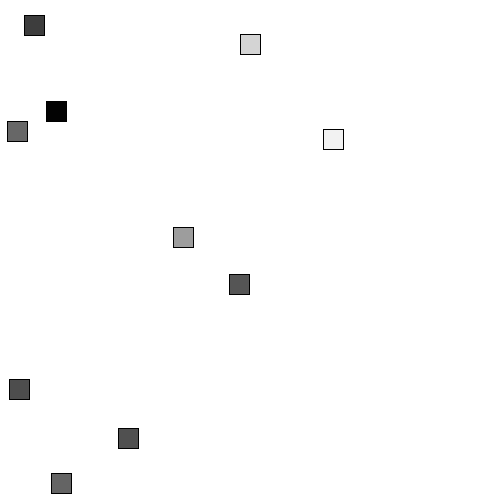
Frame 1 (no input)
Frame 60 (the mouse pressed at the canvas centre just before this capture): identical to frame 1, image omitted
Frame 120 (the mouse held since frame 60 and released just before this capture): identical to frame 1, image omitted

The Processing sketch that drew this single still picture (run headless with seeded random() and noise(); from frame 60 on, the mouse is pressed at the canvas centre):

// Processing sketch: Draggable
// ── Draggable.pde
Tile[] ta = new Tile[10];

void setup() {
  size(500, 500);

  for (int i = 0; i < 10; i = i + 1) {
    ta[i] = new Tile();
  }
}

void draw() {
  background(255);

  for (int i = 0; i < 10; i = i + 1) {
    ta[i].draw();
  }

  if (mousePressed) {
    for (int i = 0; i < 10; i = i + 1) {
      ta[i].mousePressed();
    }
  }

  if (!mousePressed) {
    for (int i = 0; i < 10; i = i + 1) {
      ta[i].mouseReleased();
    }
  }
} 


// ── Tile.pde
Tile target = null;

class Tile {
  int x = 0;
  int y = 0;
  int w = 0;
  int h = 0;
  int f = 0;

  Tile() {
    this((int)random(0, width), (int)random(0, height), 20, 20);
  }

  Tile(int x_, int y_, int w_, int h_) {
    x = x_;
    y = y_;
    w = w_;
    h = h_;
    f = (int)random(0, 255);
  }

  boolean mouseWithin() {
    return (mouseX >= x) && (mouseX <= x+w) &&
      (mouseY >= y) && (mouseY <= y+h);
  }

  void draw() {
    fill(f);
    rect(x, y, w, h);
  }

  void mousePressed() {
    if (mouseWithin() && target == null) {
      target = this;
      w = 25;
      h = 25;
    }

    if (target == this) {
      x = mouseX;
      y = mouseY;
    }
  }

  void mouseReleased() {
    target = null;
    w = 20;
    h = 20;
  }
}
